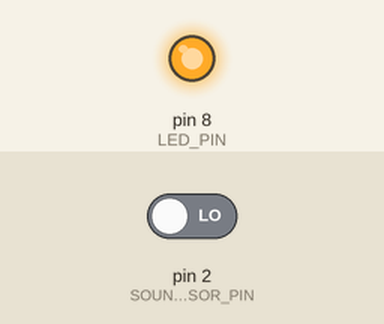
Bench run of a sketch on a simulated Arduino Uno, built with avr-gcc and run on an emulated ATmega328P. Parts: output pins drawn as LEDs (lit = HIGH). The inputs (shaded band) are chosen by the test bench; at power-on: pin 2 (SOUND_SENSOR_PIN) LOW.

Above: at 1.2 s.
1.3 s: pin 2 (SOUND_SENSOR_PIN) driven HIGH
At 1.6 s:
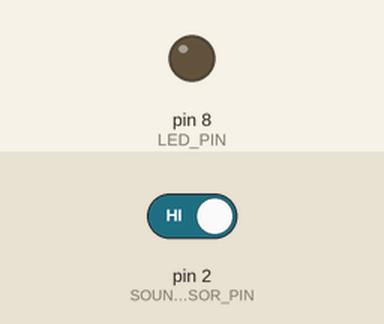
Timing chart, 0 to 4.3 s (numbered marks = the images above; inputs shaded):
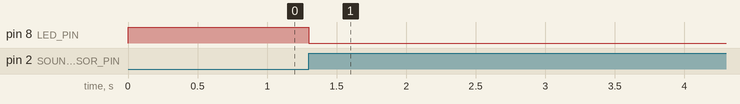

Measured:
- after the input at 1.3 s, pin 8 (LED_PIN): HIGH → LOW at once

The sketch:

clap_double_clap_sound_sensor.ino
```cpp
const int SOUND_SENSOR_PIN = 2;  // Sound sensor OUT pin
const int LED_PIN = 8;          // LED pin

unsigned long lastClapTime = 0;
const unsigned long doubleClapGap = 700; // Max ms between claps for double clap

bool ledState = false; // LED OFF at start
bool waitingForSecondClap = false;

void ledOn()  { digitalWrite(LED_PIN, LOW); }  // For common anode
void ledOff() { digitalWrite(LED_PIN, HIGH); }

void setup() {
  pinMode(SOUND_SENSOR_PIN, INPUT);
  pinMode(LED_PIN, OUTPUT);
  ledOff();
}

void loop() {
  static bool prevSound = false;
  bool soundNow = digitalRead(SOUND_SENSOR_PIN);

  // Detect rising edge (from LOW to HIGH, i.e., new clap)
  if (soundNow && !prevSound) {
    unsigned long now = millis();
    if (!ledState) {
      // LED is OFF, first clap turns it ON and starts waiting for double clap
      ledOn();
      ledState = true;
      waitingForSecondClap = true;
      lastClapTime = now;
    } else if (ledState && waitingForSecondClap && (now - lastClapTime < doubleClapGap)) {
      // LED is ON, and this is the second clap in time window → turn OFF
      ledOff();
      ledState = false;
      waitingForSecondClap = false;
    } else if (ledState && !waitingForSecondClap) {
      // If LED is ON and we're not waiting, start window for double clap
      waitingForSecondClap = true;
      lastClapTime = now;
    }
  }

  // If waiting for double clap, timeout after the gap
  if (waitingForSecondClap && millis() - lastClapTime > doubleClapGap) {
    waitingForSecondClap = false;
  }

  prevSound = soundNow;
}
```
